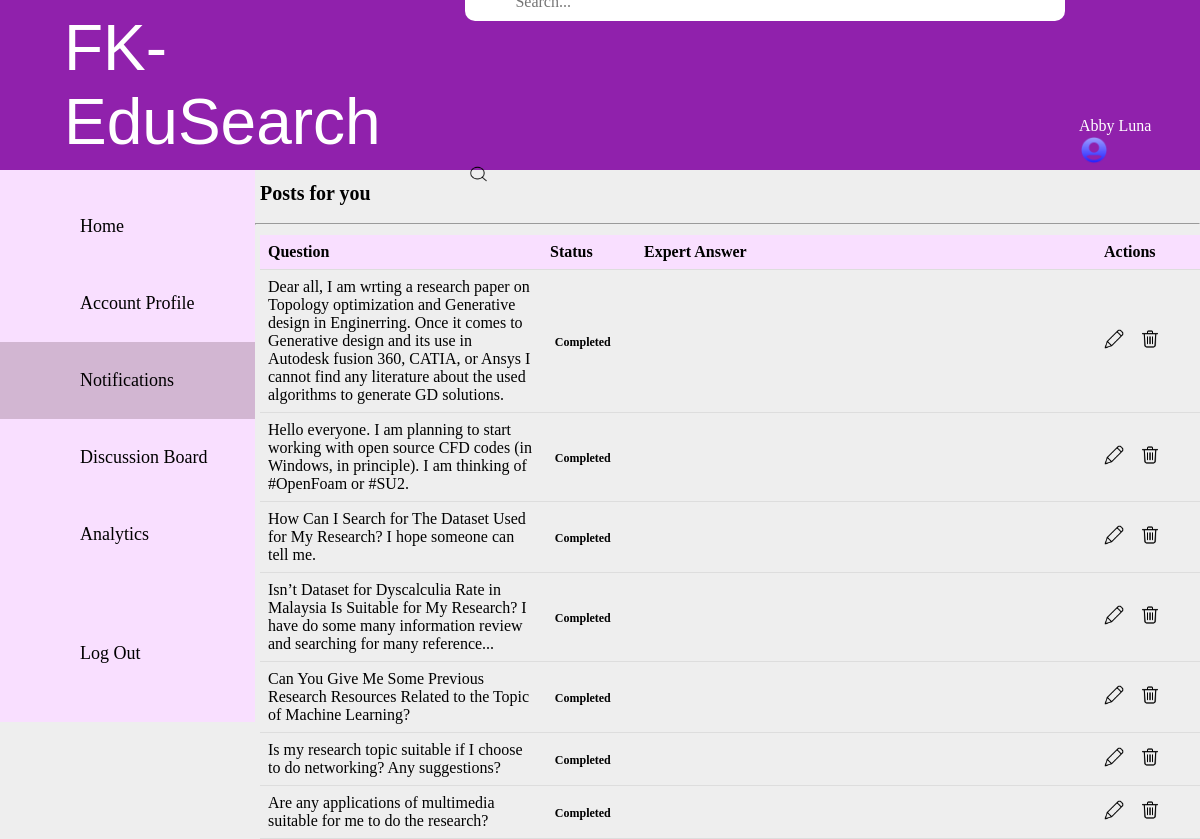
Before: /module3/notification.php (signed in) with the older database file.
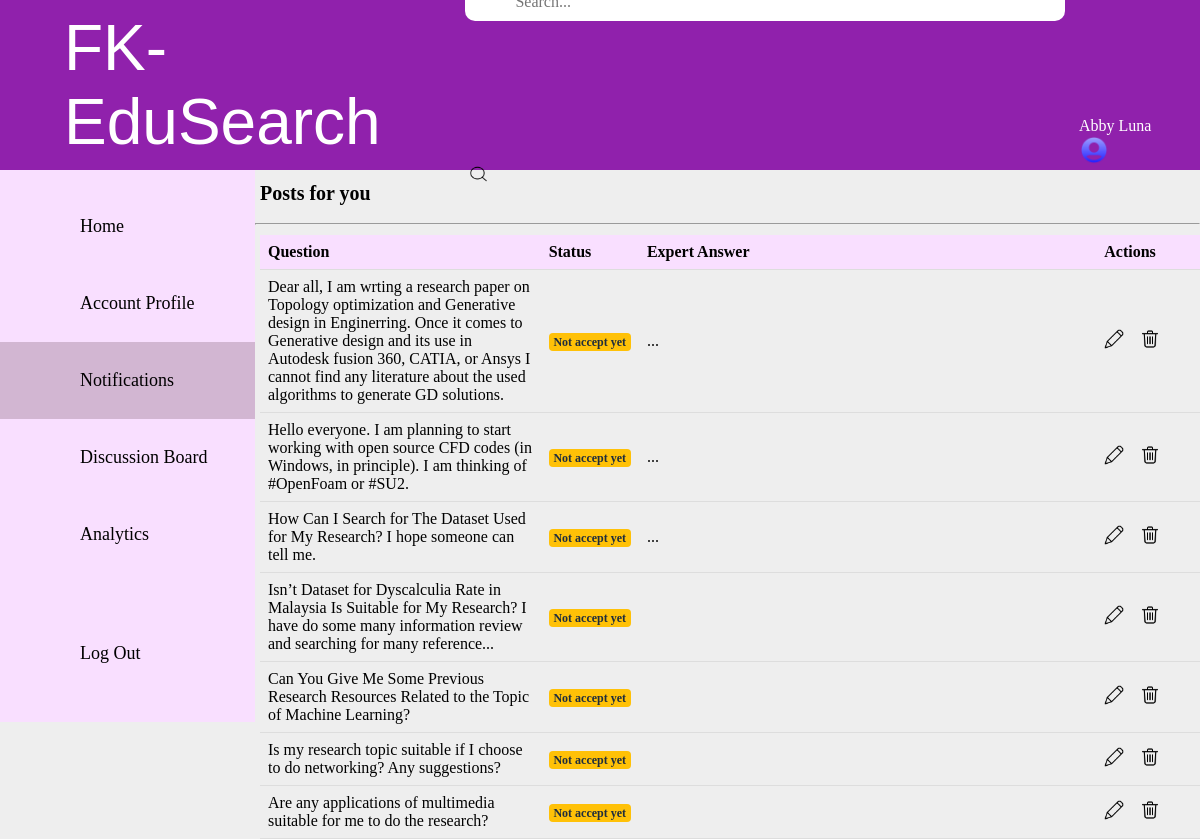
After: the same page with the newer database file.
### tables this page shows
CREATE TABLE `expert` (
  `Expert_ID` int(11) NOT NULL,
  `expert_password` varchar(20) NOT NULL,
  `expert_name` varchar(30) NOT NULL,
  `expert_email` varchar(30) NOT NULL,
  `expert_phoneNum` varchar(20) NOT NULL,
  `expert_status` varchar(10) NOT NULL,
  `expert_researchArea1` varchar(50) NOT NULL,
  `expert_researchArea2` varchar(100) NOT NULL,
  `expert_researchArea3` varchar(100) NOT NULL,
  `expert_academicStatus` varchar(50) NOT NULL,
  `expert_socialAcc1` varchar(50) DEFAULT NULL,
  `expert_socialAcc2` varchar(20) DEFAULT NULL,
  `expert_CV` blob NOT NULL,
  `Admin_ID` int(11) NOT NULL
);

CREATE TABLE `post` (
  `Post_ID` varchar(7) NOT NULL,
  `post_title` varchar(100) NOT NULL,
  `post_content` varchar(500) NOT NULL,
  `post_keyword` varchar(100) NOT NULL,
  `post_category` varchar(100) NOT NULL,
  `post_date` date NOT NULL,
  `post_time` time NOT NULL,
  `post_comment` varchar(100) NOT NULL,
  `user_rating` float NOT NULL,
  `user_feedback` varchar(100) NOT NULL,
  `postStatus` varchar(20) NOT NULL,
  `expertAnswer` varchar(100) DEFAULT NULL,
  `Expert_ID` int(7) NOT NULL
);

### module3/notification.php (the view, shortened to what this page needs)
<?php
include("./link/dbconnection.php");
$expertid = 1;
$sql = "SELECT pl.*, e.expert_name FROM publication_list AS pl JOIN expert AS e ON pl.Expert_ID = e.Expert_ID WHERE pl.Expert_ID = $expertid";
$result = $conn->query($sql);
$row = mysqli_fetch_assoc($result);
$expert_name = $row['expert_name'];
?>
<!DOCTYPE html>
<html>
<head>
  <link rel="stylesheet" href="https://use.fontawesome.com/releases/v5.0.7/css/all.css">
  <link rel="stylesheet" href="style/style.css">
  <link rel="stylesheet" href="style/report.css">
</head>
<body>
  <div style="height: 170px;width: 100%;display: flex;align-items: center;justify-content: space-between;padding: 22px 14px;background-color:#9021AC">
    <a id="FK-EduSearch" class="FK Edu-Search">FK-EduSearch</a>
    <div>
      <input style="color:#5D0773;padding-left:50px;padding-top:10px;margin-bottom:12px;margin-left:1px;border:none;" type="search" placeholder="Search..." />
      <img style=" margin-right:10px ;padding-top:3px;margin-left:3px ;margin-top:128px;margin: bottom 1px;width:23px;height:23px" src="image/search.png" alt="search cant function">
    </div>
    <div>
      <p style="margin-right:10px ;margin-left:3px ;margin-top:125px;margin-bottom:10px;"><?php echo $expert_name; ?><img style="width:30px;height:auto;" src="image/woman.png" alt="profile picture"></p>
    </div>
  </div>
  <nav style=" background-color:#F9DFFF;display: flex;flex-direction: column;justify-content: space-between;height: 100%;width: 255px;padding-top:18px;padding-bottom: 30px;">
    <ul style="text-align: center; font-family: 'PT-serif', serif; font-size: 18px;">
      <li><a class="nav-link" href="home.php">Home</a></li>
      <li><a class="nav-link " href="account.php">Account Profile</a></li>
      <li><a class="nav-link  active" href="notification.php">Notifications</a></li>
      <li><a class="nav-link" href="publication.php">Discussion Board</a></li>
      <li><a class="nav-link" href="calTotal.php">Analytics</a></li>
      <br><br>
      <li><a class="nav-link" href="#">Log Out</a></li>
    </ul>
  </nav>
  <p style="padding-left:5px;padding-top:10px;font-size:20px;margin-left:255px;color:black;margin-top: -550px;"><b>Posts for you</b> </p><br>
  <hr style="margin-left:255px;">
  <div class="form-container">
    <div style="margin-left:260px;margin-top:10px">
      <table>
        <thead>
          <tr>
            <th style="width: 30%;background-color:#F9DFFF;">Question</th>
            <th style="width: 10%;background-color:#F9DFFF;">Status</th>
            <th style="width: 45%;background-color:#F9DFFF;">Expert Answer </th>
            <th style="width: 40% ;padding-left:45px;background-color:#F9DFFF;">Actions</th>
          </tr>
        </thead>
        <tbody>
          <?php
          $sql = "SELECT * FROM post";
          $result = $conn->query($sql);
          while ($row = mysqli_fetch_assoc($result)) {
            $Post_ID = $row['Post_ID'];
            $post_content = $row['post_content'];
            $postStatus = $row['postStatus'];
            $expertAnswer = $row['expertAnswer'];
          ?>
            <tr>
              <td style="style= width: 30%;"><?php echo $post_content; ?></td>
              <?php
              $class = '';
              switch ($postStatus) {
                case 'Not accept yet':
                  $class = 'badge badge-warning';
                  break;
                default:
                  $class = 'badge';
              }
              ?>
              <td style=" width: 10%;"><span class="<?php echo $class; ?>"><?php echo $postStatus; ?></span></td>
              <td style="width: 40%;text-align:justify;"><?php echo $expertAnswer; ?></td>
              <td class="action-icons" style="padding-left:45px;">
                <a href="updateNotification.php?post_id=<?php echo $Post_ID; ?>"><img src="image/edit.png" alt="Edit"></a>&nbsp;&nbsp;&nbsp;
                <a href="deleteNotification.php?post_id=<?php echo $Post_ID; ?>" onclick="return confirm('Are you really want to delete ?')"> <img src="image/delete.png" alt="Delete"></a>
              </td>
            </tr>
          <?php } ?>
        </tbody>
      </table>
    </div>
  </div>
</body>
</html>

### module3/style/style.css (style rules this page uses)
* { margin: 0; padding: 0; box-sizing: border-box; }
body { min-height: 100vh; width: 100vw; color: white; font-family: 'PT-serif', serif; }
#FK-EduSearch { font: 4rem 'Poppins', sans-serif; margin-left: 50px; }
input[type=search] { padding: 10px 350px; border-radius: 10px; }
.nav-link { display: inline-block; width: 100%; padding-top:28px; padding-bottom: 28px; padding-left: 80px; color: black; text-decoration: none; text-align: left; }
.active, .nav-link:hover { height: fit-content; color: black; background-color: #D2B6D2; }
ul { list-style-type: none; }
table { border-collapse: collapse; width: 100%; }
th, td { padding: 8px; text-align: left; border-bottom: 1px solid #ddd; }
th { background-color: #f2f2f2; }
.action-icons img { width: 20px; height: 20px; }
.form-container { display: flex; flex-direction: row; color: black; }
.badge { display: inline-block; padding: 0.25em 0.4em; font-size: 75%; font-weight: 700; line-height: 1; text-align: center; white-space: nowrap; vertical-align: baseline; border-radius: 0.25rem; transition: color 0.15s ease-in-out, background-color 0.15s ease-in-out, border-color 0.15s ease-in-out, box-shadow 0.15s ease-in-out; }
.badge-warning { color: #1f2d3d; background-color: #ffc107; }
a { text-decoration: none; }
button, input, optgroup, select, textarea { margin: 0; font-family: inherit; font-size: inherit; line-height: inherit; }

### module3/style/report.css (style rules this page uses)
body { background: #EEEEEE; }

Changed rows visible on the page:
changed post (number 1 of 7 on the later page): postStatus "Completed" → "Not accept yet"; expertAnswer (not shown) → "..."
changed post (number 2 of 7 on the later page): postStatus "Completed" → "Not accept yet"; expertAnswer (not shown) → "..."
changed post (number 3 of 7 on the later page): postStatus "Completed" → "Not accept yet"; expertAnswer (not shown) → "..."
changed post (number 4 of 7 on the later page): postStatus "Completed" → "Not accept yet"
changed post (number 5 of 7 on the later page): postStatus "Completed" → "Not accept yet"
changed post "Is my research topic suitable if I choose to do networking? Any suggestions?": postStatus "Completed" → "Not accept yet"
changed post "Are any applications of multimedia suitable for me to do the research?": postStatus "Completed" → "Not accept yet"
